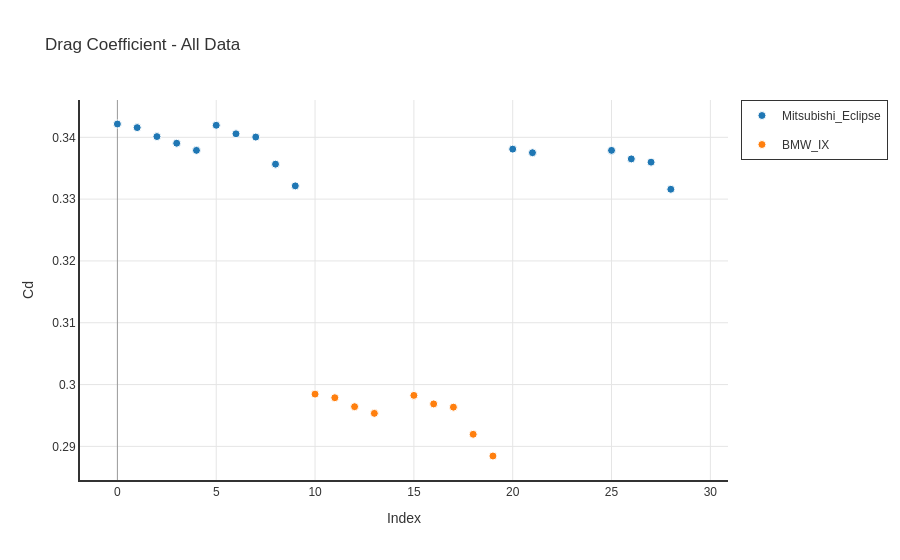

Notebook source saved alongside this figure:
### Code cell
# Plot all data colored by car, symbol by simulator
plot = CoefficientScatterPlot(
    df_all,
    y_metric='Cd',
    color_by='Baseline_ID',
    symbol_by='Simulator',
    title='Drag Coefficient - All Data'
)
plot.show()

### Figure 1 — Plotly figure (JSON) as saved in the notebook; plotly's stock layout.template omitted (floating-point values rounded to 4 significant figures)
{"data": [{"hovertemplate": "%{text}<extra></extra>", "legendgroup": "Mitsubishi_Eclipse", "marker": {"color": "#1f77b4", "line": {"color": "white", "width": 1}, "size": 8, "symbol": "circle"}, "mode": "markers", "name": "Mitsubishi_Eclipse", "text": ["<b>Mitsubishi_Eclipse_Morph_101</b><br>Baseline: Mitsubishi_Eclipse<br>Simulator: DES<br>Type: Baseline<br>Cd: 0.342156", "<b>Mitsubishi_Eclipse_Morph_102</b><br>Baseline: Mitsubishi_Eclipse<br>Simulator: DES<br>Morph: Front Fascia Curvature = 0.25<br>Cd: 0.341574", "<b>Mitsubishi_Eclipse_Morph_103</b><br>Baseline: Mitsubishi_Eclipse<br>Simulator: DES<br>Morph: Front Fascia Curvature = 0.5<br>Cd: 0.340123", "<b>Mitsubishi_Eclipse_Morph_104</b><br>Baseline: Mitsubishi_Eclipse<br>Simulator: DES<br>Morph: Front Fascia Curvature = 0.75<br>Cd: 0.339045", "<b>Mitsubishi_Eclipse_Morph_105</b><br>Baseline: Mitsubishi_Eclipse<br>Simulator: DES<br>Morph: Front Fascia Curvature = 1.0<br>Cd: 0.337891", "<b>Mitsubishi_Eclipse_Morph_106</b><br>Baseline: Mitsubishi_Eclipse<br>Simulator: DES<br>Type: Baseline<br>Cd: 0.341949", "<b>Mitsubishi_Eclipse_Morph_107</b><br>Baseline: Mitsubishi_Eclipse<br>Simulator: DES<br>Morph: Front Overhang = 0.25<br>Cd: 0.340569", "<b>Mitsubishi_Eclipse_Morph_108</b><br>Baseline: Mitsubishi_Eclipse<br>Simulator: DES<br>Morph: Front Overhang = 0.5<br>Cd: 0.340045", "<b>Mitsubishi_Eclipse_Morph_109</b><br>Baseline: Mitsubishi_Eclipse<br>Simulator: DES<br>Morph: Front Overhang = 0.75<br>Cd: 0.335661", "<b>Mitsubishi_Eclipse_Morph_110</b><br>Baseline: Mitsubishi_Eclipse<br>Simulator: DES<br>Morph: Front Overhang = 1.0<br>Cd: 0.332145", "<b>Mitsubishi_Eclipse_Morph_101</b><br>Baseline: Mitsubishi_Eclipse<br>Simulator: JakubNet<br>Type: Baseline<br>Cd: 0.338093", "<b>Mitsubishi_Eclipse_Morph_102</b><br>Baseline: Mitsubishi_Eclipse<br>Simulator: JakubNet<br>Morph: Front Fascia Curvature = 0.25<br>Cd: 0.337511", "<b>Mitsubishi_Eclipse_Morph_103</b><br>Baseline: Mitsubishi_Eclipse<br>Simulator: JakubNet<br>Morph: Front Fascia Curvature = 0.5<br>Cd: N/A", "<b>Mitsubishi_Eclipse_Morph_104</b><br>Baseline: Mitsubishi_Eclipse<br>Simulator: JakubNet<br>Morph: Front Fascia Curvature = 0.75<br>Cd: N/A", "<b>Mitsubishi_Eclipse_Morph_105</b><br>Baseline: Mitsubishi_Eclipse<br>Simulator: JakubNet<br>Morph: Front Fascia Curvature = 1.0<br>Cd: N/A", "<b>Mitsubishi_Eclipse_Morph_106</b><br>Baseline: Mitsubishi_Eclipse<br>Simulator: JakubNet<br>Type: Baseline<br>Cd: 0.337886", "<b>Mitsubishi_Eclipse_Morph_107</b><br>Baseline: Mitsubishi_Eclipse<br>Simulator: JakubNet<br>Morph: Front Overhang = 0.25<br>Cd: 0.336506", "<b>Mitsubishi_Eclipse_Morph_108</b><br>Baseline: Mitsubishi_Eclipse<br>Simulator: JakubNet<br>Morph: Front Overhang = 0.5<br>Cd: 0.335982", "<b>Mitsubishi_Eclipse_Morph_109</b><br>Baseline: Mitsubishi_Eclipse<br>Simulator: JakubNet<br>Morph: Front Overhang = 0.75<br>Cd: 0.331598", "<b>Mitsubishi_Eclipse_Morph_110</b><br>Baseline: Mitsubishi_Eclipse<br>Simulator: JakubNet<br>Morph: Front Overhang = 1.0<br>Cd: N/A"], "type": "scatter", "x": [0, 1, 2, 3, 4, 5, 6, 7, 8, 9, 20, 21, 22, 23, 24, 25, 26, 27, 28, 29], "y": [0.3422, 0.3416, 0.3401, 0.339, 0.3379, 0.3419, 0.3406, 0.34, 0.3357, 0.3321, 0.3381, 0.3375, NaN, NaN, NaN, 0.3379, 0.3365, 0.336, 0.3316, NaN]}, {"hovertemplate": "%{text}<extra></extra>", "legendgroup": "BMW_IX", "marker": {"color": "#ff7f0e", "line": {"color": "white", "width": 1}, "size": 8, "symbol": "circle"}, "mode": "markers", "name": "BMW_IX", "text": ["<b>BMW_IX_Morph_201</b><br>Baseline: BMW_IX<br>Simulator: JakubNet<br>Type: Baseline<br>Cd: 0.298456", "<b>BMW_IX_Morph_202</b><br>Baseline: BMW_IX<br>Simulator: JakubNet<br>Morph: Front Fascia Curvature = 0.25<br>Cd: 0.297874", "<b>BMW_IX_Morph_203</b><br>Baseline: BMW_IX<br>Simulator: JakubNet<br>Morph: Front Fascia Curvature = 0.5<br>Cd: 0.296423", "<b>BMW_IX_Morph_204</b><br>Baseline: BMW_IX<br>Simulator: JakubNet<br>Morph: Front Fascia Curvature = 0.75<br>Cd: 0.295345", "<b>BMW_IX_Morph_205</b><br>Baseline: BMW_IX<br>Simulator: JakubNet<br>Morph: Front Fascia Curvature = 1.0<br>Cd: N/A", "<b>BMW_IX_Morph_206</b><br>Baseline: BMW_IX<br>Simulator: JakubNet<br>Type: Baseline<br>Cd: 0.298249", "<b>BMW_IX_Morph_207</b><br>Baseline: BMW_IX<br>Simulator: JakubNet<br>Morph: Front Overhang = 0.25<br>Cd: 0.296869", "<b>BMW_IX_Morph_208</b><br>Baseline: BMW_IX<br>Simulator: JakubNet<br>Morph: Front Overhang = 0.5<br>Cd: 0.296345", "<b>BMW_IX_Morph_209</b><br>Baseline: BMW_IX<br>Simulator: JakubNet<br>Morph: Front Overhang = 0.75<br>Cd: 0.291961", "<b>BMW_IX_Morph_210</b><br>Baseline: BMW_IX<br>Simulator: JakubNet<br>Morph: Front Overhang = 1.0<br>Cd: 0.288445"], "type": "scatter", "x": [10, 11, 12, 13, 14, 15, 16, 17, 18, 19], "y": [0.2985, 0.2979, 0.2964, 0.2953, NaN, 0.2982, 0.2969, 0.2963, 0.292, 0.2884]}], "layout": {"font": {"color": "#333", "family": "Arial, sans-serif", "size": 12}, "hovermode": "closest", "legend": {"bgcolor": "rgba(255, 255, 255, 0.8)", "bordercolor": "#333", "borderwidth": 1}, "paper_bgcolor": "white", "plot_bgcolor": "white", "showlegend": true, "title": {"text": "Drag Coefficient - All Data"}, "xaxis": {"gridcolor": "#E5E5E5", "gridwidth": 1, "linecolor": "#333", "linewidth": 2, "showgrid": true, "showline": true, "title": {"text": "Index"}, "zeroline": true, "zerolinecolor": "#999", "zerolinewidth": 1}, "yaxis": {"gridcolor": "#E5E5E5", "gridwidth": 1, "linecolor": "#333", "linewidth": 2, "showgrid": true, "showline": true, "title": {"text": "Cd"}, "zeroline": true, "zerolinecolor": "#999", "zerolinewidth": 1}}}
